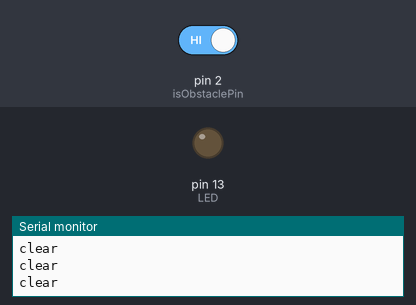
This sketch was run on a simulated Arduino Uno, built with avr-gcc and run on an emulated ATmega328P. Parts: output pins drawn as LEDs (lit = HIGH), the last lines printed to the serial monitor. The inputs (shaded band) are chosen by the test bench; at power-on: pin 2 (isObstaclePin) HIGH.

Above: at 1.2 s.
1.3 s: pin 2 (isObstaclePin) driven LOW
At 2.5 s:
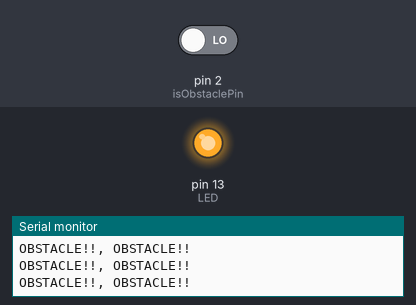
2.9 s: pin 2 (isObstaclePin) driven HIGH
At 3.8 s:
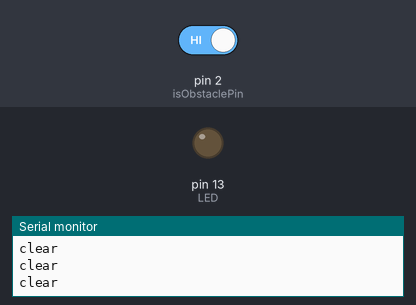
Timing chart, 0 to 5.9 s (numbered marks = the images above; inputs shaded):
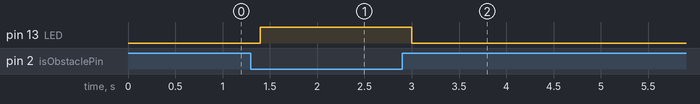

The sketch:

distance_test.ino
```cpp
// obstacles
// tests the functionality of the obstacle avoidance
//Nicholas Elkins
//7/31/2020

//int led = 13;
//int board = 0;
//int reading;
//
//
//void setup() {
//  Serial.begin(9600);
//  while (!Serial);
//  pinMode(led,OUTPUT);
//  pinMode(board, INPUT);
//  // put your setup code here, to run once:
//
//}
//
//void loop() {
//  reading = analogRead(board);
//
//  // put your main code here, to run repeatedly:
//
//}

int LED = 13; // Use the onboard Uno LED
int isObstaclePin = 2;  // This is our input pin
int isObstacle = HIGH;  // HIGH MEANS NO OBSTACLE

void setup() {
  pinMode(LED, OUTPUT);
  pinMode(isObstaclePin, INPUT);
  Serial.begin(9600);
}

void loop() {
  isObstacle = digitalRead(isObstaclePin);
  if (isObstacle == LOW)
  {
    Serial.println("OBSTACLE!!, OBSTACLE!!");
    digitalWrite(LED, HIGH);
  }
  else
  {
    Serial.println("clear");
    digitalWrite(LED, LOW);
  }
  delay(200);
}
```

Measured:
- after the input at 1.3 s, pin 13 (LED): LOW → HIGH after 0.10 s
- after the input at 2.9 s, pin 13 (LED): HIGH → LOW after 0.10 s
